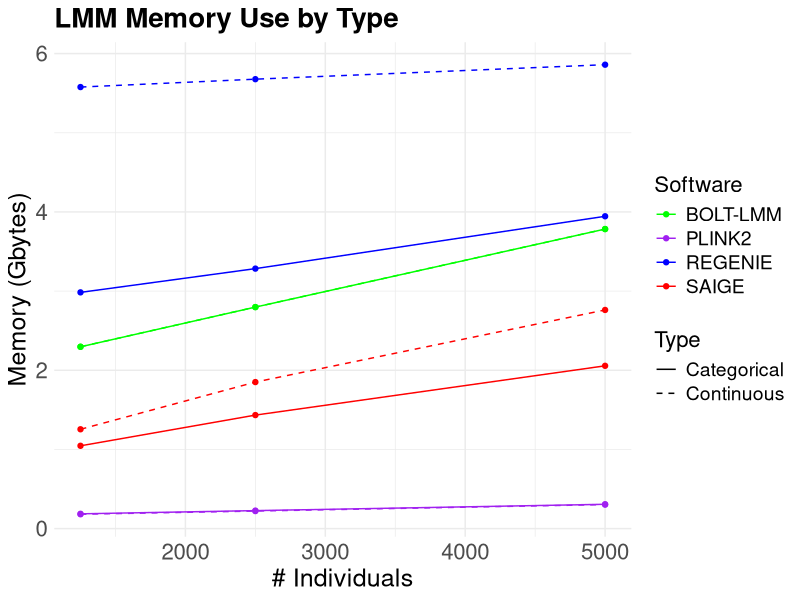

R code for this plot:
# Prepare the data for the categorical memory use
cat_memory <- data.frame(
  nIndividuals = c(1250, 2500, 5000),
  memory = c(2296704, 2797928, 3783628, 2983904, 3283784, 3944968, 1046124, 1433928, 2056272, 187164, 227372, 307472),
  Software = rep(c("BOLT-LMM", "REGENIE", "SAIGE", "PLINK2"), each = 3),
  Type = rep("Categorical", 12)
)

# Prepare the data for the continuous memory use
cont_memory <- data.frame(
  nIndividuals = c(1250, 2500, 5000),
  memory = c(2296692, 2797924, 3783592, 5576896, 5676468, 5859344, 1254740, 1850828, 2761736, 181392, 221572, 303364),
  Software = rep(c("BOLT-LMM", "REGENIE", "SAIGE", "PLINK2"), each = 3),
  Type = rep("Continuous", 12)
)
#Convert from kb to gb
cat_memory$memory <- cat_memory$memory / 1e6
cont_memory$memory <- cont_memory$memory / 1e6

# Combine the data
data <- rbind(cat_memory, cont_memory)

# Load the ggplot2 library
library(ggplot2)

# Plot
ggplot(data, aes(x = nIndividuals, y = memory, color = Software, group = interaction(Software, Type), linetype = Type)) + 
  geom_line() + 
  geom_point() + 
  scale_color_manual(values = c("BOLT-LMM" = "green", "REGENIE" = "blue", "SAIGE" = "red", "PLINK2" = "purple")) + 
  theme_minimal() + 
  labs(x = "# Individuals", y = "Memory (Gbytes)", title = "LMM Memory Use by Type") + 
  scale_linetype_manual(values = c("Categorical" = "solid", "Continuous" = "dashed")) +
  theme(text = element_text(size = 16),  # Default text size for all text elements
        axis.title = element_text(size = 18),  # Axis titles
        axis.text = element_text(size = 16),  # Axis text
        legend.title = element_text(size = 16),  # Legend title
        legend.text = element_text(size = 14),  # Legend items
        plot.title = element_text(size = 20, face = "bold"))  # Plot title
